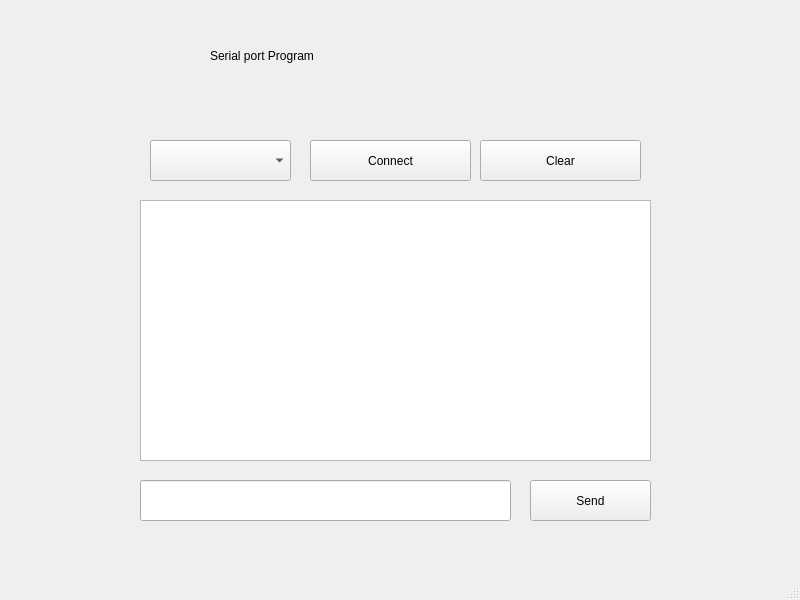
<?xml version="1.0" encoding="UTF-8"?>
<ui version="4.0">
 <class>MainWindow</class>
 <widget class="QMainWindow" name="MainWindow">
  <property name="geometry">
   <rect>
    <x>0</x>
    <y>0</y>
    <width>800</width>
    <height>600</height>
   </rect>
  </property>
  <property name="windowTitle">
   <string>MainWindow</string>
  </property>
  <widget class="QWidget" name="centralwidget">
   <widget class="QLabel" name="label">
    <property name="geometry">
     <rect>
      <x>210</x>
      <y>20</y>
      <width>411</width>
      <height>71</height>
     </rect>
    </property>
    <property name="styleSheet">
     <string notr="true">font: 75 36pt &quot;Agency FB&quot;;</string>
    </property>
    <property name="text">
     <string>Serial port Program</string>
    </property>
   </widget>
   <widget class="QComboBox" name="port_number">
    <property name="geometry">
     <rect>
      <x>150</x>
      <y>140</y>
      <width>141</width>
      <height>41</height>
     </rect>
    </property>
   </widget>
   <widget class="QPushButton" name="connect">
    <property name="geometry">
     <rect>
      <x>310</x>
      <y>140</y>
      <width>161</width>
      <height>41</height>
     </rect>
    </property>
    <property name="styleSheet">
     <string notr="true">font: 75 22pt &quot;Agency FB&quot;;</string>
    </property>
    <property name="text">
     <string>Connect</string>
    </property>
   </widget>
   <widget class="QTextEdit" name="textEdit">
    <property name="geometry">
     <rect>
      <x>140</x>
      <y>200</y>
      <width>511</width>
      <height>261</height>
     </rect>
    </property>
   </widget>
   <widget class="QPushButton" name="clear">
    <property name="geometry">
     <rect>
      <x>480</x>
      <y>140</y>
      <width>161</width>
      <height>41</height>
     </rect>
    </property>
    <property name="styleSheet">
     <string notr="true">font: 75 22pt &quot;Agency FB&quot;;</string>
    </property>
    <property name="text">
     <string>Clear</string>
    </property>
   </widget>
   <widget class="QPushButton" name="send">
    <property name="geometry">
     <rect>
      <x>530</x>
      <y>480</y>
      <width>121</width>
      <height>41</height>
     </rect>
    </property>
    <property name="styleSheet">
     <string notr="true">font: 75 22pt &quot;Agency FB&quot;;</string>
    </property>
    <property name="text">
     <string>Send</string>
    </property>
   </widget>
   <widget class="QLineEdit" name="lineEdit">
    <property name="geometry">
     <rect>
      <x>140</x>
      <y>480</y>
      <width>371</width>
      <height>41</height>
     </rect>
    </property>
   </widget>
  </widget>
  <widget class="QMenuBar" name="menubar">
   <property name="geometry">
    <rect>
     <x>0</x>
     <y>0</y>
     <width>800</width>
     <height>26</height>
    </rect>
   </property>
  </widget>
  <widget class="QStatusBar" name="statusbar"/>
 </widget>
 <resources/>
 <connections/>
</ui>
